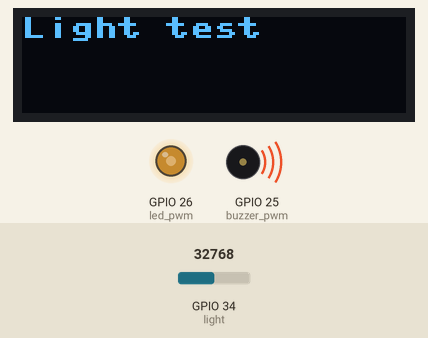
Bench run of a program on a simulated ESP32 board running MicroPython. Shown: 128×32 one-colour display, output pins drawn as LEDs (lit = HIGH), buzzer (waves = sounding). The inputs (shaded band) are chosen by the test bench; at power-on: GPIO 34 (light) = 32768 (analog values on the 0–65535 scale).

Above: at 1.3 s.
1.4 s: GPIO 34 (light) set to 45874
At 2.2 s:
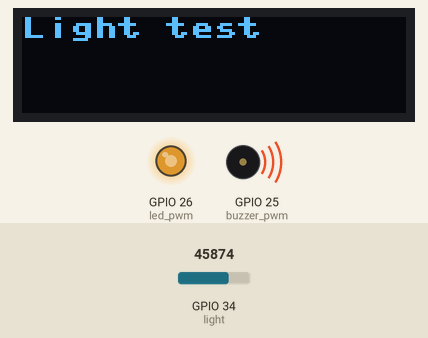
2.9 s: GPIO 34 (light) set to 57670
At 4.1 s:
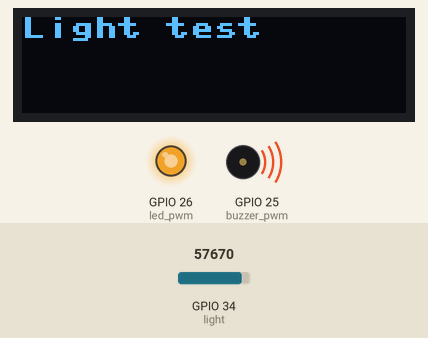
4.4 s: GPIO 34 (light) set to 7864
At 4.8 s:
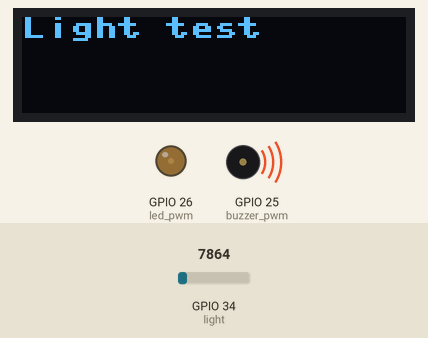
5.9 s: GPIO 34 (light) set to 0
At 6.7 s:
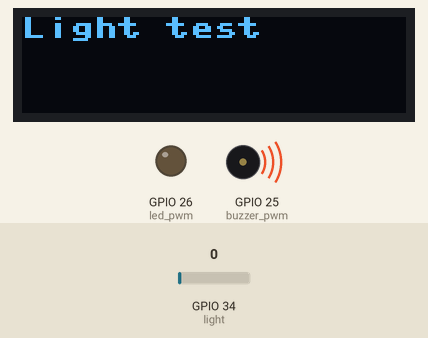
Timing chart, 0 to 8.4 s (numbered marks = the images above; inputs shaded):
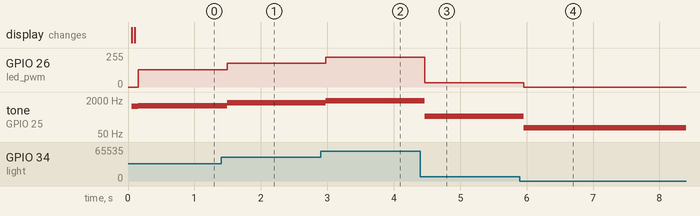

Measured:
- after the input at 1.4 s, GPIO 26 (led_pwm): 128/255 → 178/255 after 0.09 s; tone on GPIO 25 (buzzer_pwm): 1100 Hz → 1499 Hz after 0.09 s
- after the input at 2.9 s, GPIO 26 (led_pwm): 178/255 → 224/255 after 0.08 s; tone on GPIO 25 (buzzer_pwm): 1499 Hz → 1859 Hz after 0.08 s
- after the input at 4.4 s, GPIO 26 (led_pwm): 224/255 → 31/255 after 0.07 s; tone on GPIO 25 (buzzer_pwm): 1859 Hz → 339 Hz after 0.07 s
- after the input at 5.9 s, GPIO 26 (led_pwm): 31/255 → 0/255 after 0.06 s; tone on GPIO 25 (buzzer_pwm): 339 Hz → 100 Hz after 0.06 s

The program:

main.py
```python
from time import sleep
from machine import ADC, Pin, PWM
from machine import SoftI2C
import ssd1306

i2c = SoftI2C(sda=Pin(22), scl=Pin(20),freq=100000)
display=ssd1306.SSD1306_I2C(128, 32, i2c)

light = ADC(Pin(34))
raw = light.read_u16()

led_pwm = PWM(Pin(26), freq=1000, duty_u16=0)
buzzer_pwm = PWM(Pin(25), freq=1000, duty_u16=10768)

display.text("Light test", 0, 0)
display.show()
while True:
    raw = light.read_u16()
    #更新OLED
    contrast = max(15, raw * 255 // 65535)
    display.contrast(contrast)
    display.show()
    # 更新 LED 和 piezo
    led_pwm.duty_u16(raw)
    frequency = int(raw / 65535 * 2000 + 100)
    buzzer_pwm.freq(frequency)  # 将频率映射到 100-2100 Hz 范围
    sleep(0.1)  # 10 Hz
    raw = raw % 65536  # 保持在 0-65535 范围内
```
